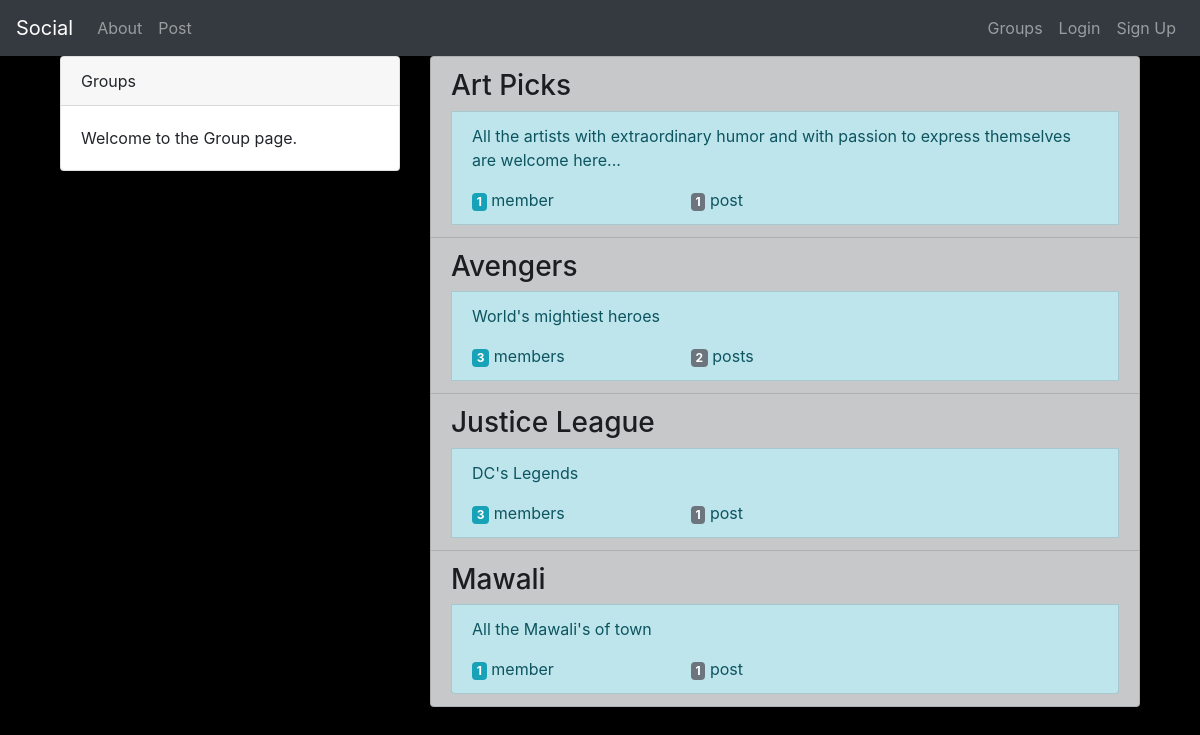
The app's page /groups/ with its own data.
### groups/models.py (models this page shows, shortened)
class Group(models.Model):
    name = models.CharField(max_length=200,)
    slug = models.SlugField(allow_unicode=True,unique=True)
    description = models.TextField(blank=True,default='')
    description_html = models.TextField(editable=False,blank=True)
    members = models.ManyToManyField(User,through='GroupMember')
    class Meta():
        ordering = ['name']

### groups/views.py (the view)
# urls.py: path('',views.ListGroup.as_view(),name="all"),
class ListGroup(generic.ListView):
    model = Group

### groups/templates/groups/group_list.html (shortened to what this page needs)
{% extends "groups/group_base.html" %}
{% block pregroup %}
<div class="col-md-4">
  <div class="content">
    <div class="card">
      <div class="card-header">
        Groups
      </div>
      <div class="card-body">
        <p class="card-text">Welcome to the Group page.</p>
      </div>
    </div>
  </div>
</div>
{% endblock %}
{% block group_content %}
<div class="col-md-8">
  <div class="list-group">
    {% for group in object_list %}
      <a class="list-group-item list-group-item-action list-group-item-dark" href="{% url 'groups:single' slug=group.slug %}">
          <h3>{{group.name}}</h3>
          <div class="container list-group-item list-group-item-info">
            {{group.description_html|safe}}
            <div class="row">
              <div class="col-md-4">
                <span class="badge badge-info">{{group.members.count}}</span>
                member{{group.members.count|pluralize}}
              </div>
              <div class="col-md-4">
                <span class="badge badge-secondary">{{group.posts.count}}</span>
                post{{group.posts.count|pluralize}}
              </div>
            </div>
          </div>
      </a>
      {% endfor %}
  </div>
</div>
{% endblock %}

### groups/templates/groups/group_base.html (shortened to what this page needs)
{% extends "base.html" %}
{% block content %}
<div class="container">
  <div class="row">
    {% block pregroup %}{% endblock %}
    {% block group_content %}{% endblock %}
  </div>
</div>
{% endblock %}

### templates/base.html (shortened to what this page needs)
<!DOCTYPE html>
{% load staticfiles %}
<html lang="en" dir="ltr">
  <head>
    <link rel="stylesheet" href="https://stackpath.bootstrapcdn.com/bootstrap/4.5.0/css/bootstrap.min.css">
    <link rel="stylesheet" href="{% static 'social/css/master.css' %}">
  </head>
  <body style="background-color:black">
    <nav class="navbar navbar-expand-lg navbar-dark bg-dark techfont custom-navbar">
  <a class="navbar-brand bigbrand" href="{% url 'home' %}">Social</a>
  <div class="collapse navbar-collapse" id="navbarSupportedContent">
    <ul class="navbar-nav mr-auto">
      <li class="nav-item">
        <a class="nav-link" href="#">About <span class="sr-only">(current)</span></a>
       <li class="nav-item"><a class="nav-link" href="{% url 'posts:all' %}">Post</a></li>
    </ul>
    <ul class="nav navbar-nav navbar-right">
      {% if user.is_authenticated %}
      <li class="nav-item"><a class="nav-link" href="{% url 'posts:create' %}">New Post</a></li>
      <li class="nav-item"><a class="nav-link" href="{% url 'groups:all' %}">Groups</a></li>
      <li class="nav-item"><a class="nav-link" href="{% url 'groups:create' %}">Create Group</a></li>
      <li class="nav-item"><a class="nav-link" href="{% url 'accounts:logout' %}">Logout</a></li>
      <li class="nav-item"><a class="nav-link">Welcome:{{ user.username }}</a></li>
      {% else %}
      <li class="nav-item"><a class="nav-link" href="{% url 'groups:all' %}">Groups</a></li>
      <li class="nav-item"><a class="nav-link" href="{% url 'accounts:login' %}">Login</a></li>
      <li class="nav-item"><a class="nav-link" href="{% url 'accounts:signup' %}">Sign Up</a></li>
      {% endif %}
    </ul>
  </div>
</nav>
  <div class="container">
{% block content %}
{% endblock %}
</div>
  </body>
</html>

### records on screen
Group: name "Art Picks", description_html "All the artists with extraordinary humor and with passion to express themselves are welcome here...", members.count "1", posts.count "1"
Group: name "Avengers", description_html "World's mightiest heroes", members.count "3", posts.count "2"
Group: name "Justice League", description_html "DC's Legends", members.count "3", posts.count "1"
Group: name "Mawali", description_html "All the Mawali's of town", members.count "1", posts.count "1"
